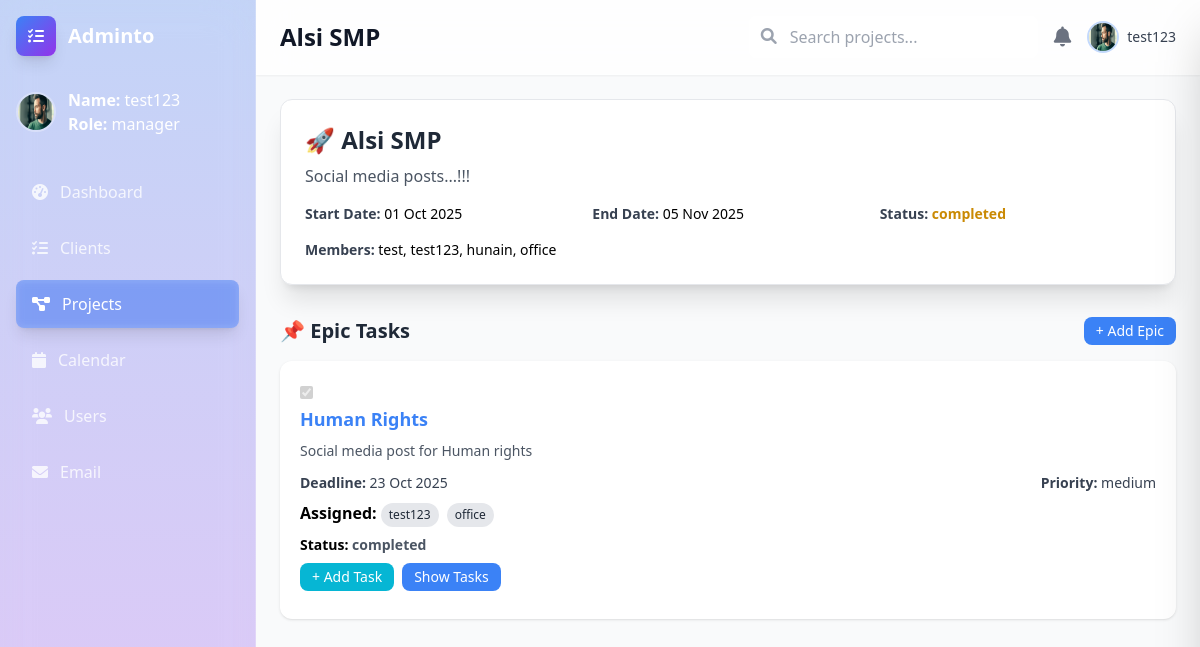
Page /projects/44/ (signed in) on the committed database.
### accounts/models.py (models this page shows)
class Profile(models.Model):
    ROLE_CHOICES = (
        ('manager', 'Manager'),
        ('employee', 'Employee'),
    )
    user = models.OneToOneField(User, on_delete=models.CASCADE)
    role = models.CharField(max_length=20, choices=ROLE_CHOICES, default="employee")
    def __str__(self):
        return f"{self.user.username} ({self.role})"

### projects/models.py (models this page shows, shortened)
class Project(models.Model):
    STATUS_CHOICES = (
        ('pending', 'Pending'),
        ('in_progress', 'In Progress'),
        ('completed', 'Completed'),
    )
    name = models.CharField(max_length=200)
    description = models.TextField(blank=True)
    status = models.CharField(max_length=20, choices=STATUS_CHOICES, default='pending')
    start_date = models.DateField()
    end_date = models.DateField()
    client = models.ForeignKey(  # ✅ link each project to a client
        Client, on_delete=models.CASCADE, related_name="projects", null=True, blank=True
    )
    created_by = models.ForeignKey(Profile, on_delete=models.CASCADE, related_name='created_projects')
    team_members = models.ManyToManyField(Profile, related_name='projects')
    created_at = models.DateTimeField(auto_now_add=True)
    def get_progress(self):
        total_items = 0
        completed_items = 0
        for epic in self.epics.all():
            total_items += 1
            if epic.status == "completed":
                completed_items += 1
            for task in epic.tasks.all():
                total_items += 1
                if task.status == "completed":
                    completed_items += 1
                for subtask in task.subtasks.all():
                    total_items += 1
                    if subtask.status == "completed":
                        completed_items += 1
        if total_items == 0:
            return 0
        return int((completed_items / total_items) * 100)

class Epic(models.Model):
    PRIORITY_CHOICES = [
        ("low", "Low"),
        ("medium", "Medium"),
        ("high", "High"),
    ]
    STATUS_CHOICES = [
        ("pending", "Pending"),
        ("in_progress", "In Progress"),
        ("completed", "Completed"),
    ]
    title = models.CharField(max_length=200)
    description = models.TextField(blank=True, null=True)
    deadline = models.DateField(blank=True, null=True)
    priority = models.CharField(max_length=10, choices=PRIORITY_CHOICES, default="medium")
    status = models.CharField(max_length=20, choices=STATUS_CHOICES, default="pending")
    project = models.ForeignKey(Project, on_delete=models.CASCADE, related_name="epics")
    assigned_users = models.ManyToManyField(Profile, related_name="epics", blank=True)
    created_at = models.DateTimeField(auto_now_add=True)
    updated_at = models.DateTimeField(auto_now=True)

### projects/views.py (the view)
# urls.py: path("<int:pk>/", views.project_detail, name="project_detail"),
@login_required
def project_detail(request, pk):
    project = get_object_or_404(Project, pk=pk)
    client = project.client   # 🔥 get the related client
    epics = project.epics.all().order_by('-created_at')
    epic_form = EpicForm()
    profiles = Profile.objects.all()  # ✅ for assigned users in Task form
    progress = project.get_progress()   # ✅ calculate project progress
    return render(request, "projects/epic_task.html", {
        "project": project,
        "client": client,
        "epics": epics,
        "epic_form": epic_form,
        "profiles": profiles,
        "progress": progress,   # ✅ send to template
    })

### projects/forms.py
class EpicForm(forms.ModelForm):
    class Meta:
        model = Epic
        fields = ["title", "description", "deadline", "priority", "status", "assigned_users"]
        widgets = {
            "deadline": forms.DateInput(attrs={"type": "date"}),
            "assigned_users": forms.SelectMultiple(attrs={"class": "form-multiselect"}),
        }
        labels = {
            "title": "Epic Title",
            "description": "Epic Description",
            "deadline": "Deadline",
            "priority": "Priority",
            "status": "Status",
            "assigned_users": "Assigned Users",
        }

### projects/models.py (called while the page is built)
    @property
    def estimated_time_display(self):
        hours = float(self.estimated_time)
        total_minutes = round(hours * 60)
        days = total_minutes // (24 * 60)
        hours_left = (total_minutes % (24 * 60)) // 60
        minutes_left = total_minutes % 60
        parts = []
        if days:
            parts.append(f"{days}d")
        if hours_left:
            parts.append(f"{hours_left}h")
        if minutes_left:
            parts.append(f"{minutes_left}m")
        if not parts:
            parts.append("0h")
        return " ".join(parts)

    def _format_time(self, total_hours):
        try:
            total_minutes = int(round(float(total_hours) * 60))
        except Exception:
            total_minutes = 0
        days = total_minutes // (24 * 60)
        hours = (total_minutes % (24 * 60)) // 60
        minutes = total_minutes % 60
        parts = []
        if days:
            parts.append(f"{days}d")
        if hours:
            parts.append(f"{hours}h")
        if minutes:
            parts.append(f"{minutes}m")
        if not parts:
            parts.append("0h")
        return " ".join(parts)

    @property
    def estimated_time_display(self):
        return self._format_time(self.estimated_time or 0)

    @property
    def time_tracked_display(self):
        total_hours = float(self.time_tracked or 0)
        if total_hours == 0:
            return "Today"
        return self._format_time(total_hours)

### projects/templates/projects/epic_task.html (shortened to what this page needs)
<!DOCTYPE html>
<html lang="en">
<head>
  <script src="https://cdn.tailwindcss.com"></script>
  <link href="https://cdnjs.cloudflare.com/ajax/libs/font-awesome/6.0.0/css/all.min.css" rel="stylesheet">
</head>
<body class="bg-gray-50">
  <div class="flex h-screen">
     <div id="sidebar" class="text-white w-64 min-h-screen p-4 transition-transform duration-300 ease-in-out fixed lg:relative z-50 -translate-x-full lg:translate-x-0 bg-gradient-to-b from-blue-600/25 to-purple-600/25 backdrop-blur-xl border-r border-white/20">
      <div class="flex items-center mb-8">
        <div class="w-10 h-10 bg-gradient-to-br from-blue-500 to-purple-600 rounded-lg flex items-center justify-center mr-3 shadow-lg">
          <i class="fas fa-tasks text-white"></i>
        </div>
        <h1 class="text-xl font-bold">Adminto</h1>
      </div>
      <div class="mb-8">
        <div class="flex items-center mb-4">
          <img src="public/thoughtful-man.png" alt="User" class="w-10 h-10 rounded-full mr-3 border-2 border-white/30">
          <div>
            <p><span class="font-semibold">Name:</span> {{ request.user.username }}</p>
            <p><span class="font-semibold">Role:</span> {{ request.user.profile.role }}</p>
          </div>
        </div>
      </div>
      <nav class="space-y-2">
        <a href="dashboard.html" class="flex items-center px-4 py-3 text-white/80 hover:text-white hover:bg-white/10 rounded-lg transition-all">
          <i class="fas fa-tachometer-alt mr-3"></i>
          Dashboard
        </a>
        <a href="{% url 'projects:clients' %}" class="flex items-center px-4 py-3 text-white/80 hover:text-white hover:bg-white/10 rounded-lg transition-all">
          <i class="fas fa-tasks mr-3"></i>
          Clients
        </a>
        <a href="{% url 'projects:projects' %}" class="flex items-center px-4 py-3 text-white bg-blue-500/40 rounded-lg shadow-lg backdrop-blur-sm">
          <i class="fas fa-project-diagram mr-3"></i>
          Projects
        </a>
        <a href="calendar.html" class="flex items-center px-4 py-3 text-white/80 hover:text-white hover:bg-white/10 rounded-lg transition-all">
          <i class="fas fa-calendar mr-3"></i>
          Calendar
        </a>
        <a href="#" class="flex items-center px-4 py-3 text-white/80 hover:text-white hover:bg-white/10 rounded-lg transition-all">
          <i class="fas fa-users mr-3"></i>
          Users
        </a>
        <a href="#" class="flex items-center px-4 py-3 text-white/80 hover:text-white hover:bg-white/10 rounded-lg transition-all">
          <i class="fas fa-envelope mr-3"></i>
          Email
        </a>
      </nav>
    </div>
     <div class="flex-1 flex flex-col overflow-hidden lg:ml-0">
       <header class="bg-white/80 backdrop-blur-xl shadow-sm border-b border-white/20 px-6 py-4">
        <div class="flex items-center justify-between">
          <div class="flex items-center">
            <h1 class="text-2xl font-semibold text-gray-900">{{ project.name }}</h1>
          </div>
          <div class="flex items-center space-x-4">
            <div class="relative hidden md:block">
              <input type="text" placeholder="Search projects..." class="bg-white/60 backdrop-blur-sm border border-white/40 rounded-lg px-4 py-2 pl-10 focus:outline-none focus:ring-2 focus:ring-blue-500">
              <i class="fas fa-search absolute left-3 top-3 text-gray-400"></i>
            </div>
            <button class="text-gray-500 hover:text-gray-700 transition-colors">
              <i class="fas fa-bell text-xl"></i>
            </button>
            <div class="flex items-center">
              <img src="public/thoughtful-man.png" alt="User" class="w-8 h-8 rounded-full border-2 border-blue-500/30">
              <span class="ml-2 text-sm font-medium text-gray-700 hidden md:inline">{{ request.user.username }}</span>
            </div>
          </div>
        </div>
      </header>
       <main class="flex-1 overflow-x-hidden overflow-y-auto p-6">
         <div class="bg-white rounded-xl shadow-xl p-6 mb-8 border border-gray-200">
          <h2 class="text-2xl font-bold text-gray-800 mb-2">🚀 {{ project.name }}</h2>
          <p class="text-gray-600 mb-4">{{ project.description }}</p>
          <div class="grid grid-cols-1 md:grid-cols-2 lg:grid-cols-3 gap-4 text-sm">
            <p><span class="font-semibold text-gray-700">Start Date:</span> {{ project.start_date|date:"d M Y" }}</p>
            <p><span class="font-semibold text-gray-700">End Date:</span> {{ project.end_date|date:"d M Y" }}</p>
            <p><span class="font-semibold text-gray-700">Status:</span>
              {% if project.status == "Active" %}
              <span class="text-green-600 font-semibold">{{ project.status }}</span>
              {% elif project.status == "Completed" %}
              <span class="text-blue-600 font-semibold">{{ project.status }}</span>
              {% else %}
              <span class="text-yellow-600 font-semibold">{{ project.status }}</span>
              {% endif %}
            </p>
            <p><span class="font-semibold text-gray-700">Members:</span>
              {% for member in project.team_members.all %}
              {{ member.user.username }}{% if not forloop.last %}, {% endif %}
              {% empty %}
              <span class="text-gray-400">No members</span>
              {% endfor %}
            </p>
          </div>
        </div>
        <div>
          <div class="flex items-center justify-between mb-4">
            <h3 class="text-xl font-semibold text-gray-800">📌 Epic Tasks</h3>
            <button id="toggleEpicFormBtn"
              class="px-3 py-1 bg-primary text-white rounded-lg hover:bg-secondary text-sm">
              + Add Epic
            </button>
          </div>
          <div class="space-y-6">
            {% for epic in epics %}
            <div class="bg-white rounded-xl shadow p-5 hover:shadow-lg transition w-full id=" epic-{{ epic.id }}">
               <input type="checkbox"
       class="epic-checkbox toggleEpicCompletion"
       data-epic-id="{{ epic.id }}"
       {% if epic.status == "completed" %}checked disabled{% endif %}>
              <h4 class="text-lg font-bold text-primary mb-2 cursor-pointer epic-title"  data-id="{{ epic.id }}" data-title="{{ epic.title }}"
              data-description="{{ epic.description }}" data-deadline="{{ epic.deadline|date:'d M Y' }}"
                data-priority="{{ epic.priority }}" data-status="{{ epic.status }}"
                data-assigned="{% for profile in epic.assigned_users.all %}{{ profile.user.username }}{% if not forloop.last %},{% endif %}{% endfor %}">
                {{ epic.title }}
              </h4>
              <p class="text-gray-600 text-sm mb-3">{{ epic.description }}</p>
              <div class="flex justify-between text-sm text-gray-700 mb-2">
                <p><span class="font-semibold">Deadline:</span> {{ epic.deadline|date:"d M Y" }}</p>
                <p><span class="font-semibold">Priority:</span> {{ epic.priority }}</p>
              </div>
              <div class="mb-2">
                <span class="font-semibold">Assigned:</span>
                {% for profile in epic.assigned_users.all %}
                <span class="inline-block bg-gray-200 text-gray-800 text-xs px-2 py-1 rounded-full mr-1">
                  {{ profile.user.username }}
                </span>
                {% empty %}
                <span class="text-gray-400">Unassigned</span>
                {% endfor %}
              </div>
              <p class="text-sm mb-2"><span class="font-semibold">Status:</span>
                {% if epic.status == "In Progress" %}
                <span class="text-yellow-600 font-semibold">{{ epic.status }}</span>
                {% elif epic.status == "Completed" %}
                <span class="text-green-600 font-semibold">{{ epic.status }}</span>
                {% else %}
                <span class="text-gray-600 font-semibold">{{ epic.status }}</span>
                {% endif %}
              </p>
              <div class="flex gap-2 mb-2">
                <button class="px-3 py-1 text-sm bg-accent text-white rounded-lg hover:bg-secondary toggleTaskFormBtn"
                  data-epic="{{ epic.id }}">
                  + Add Task
                </button>
                <button class="px-3 py-1 text-sm bg-primary text-white rounded-lg hover:bg-secondary toggleTaskListBtn"
                  data-epic="{{ epic.id }}">
                  Show Tasks
                </button>
              </div>
            </div>
            {% empty %}
            <p class="text-gray-500">No epics found for this project.</p>
            {% endfor %}
          </div>
        </div>
      </main>
    </div>
  </div>
</body>
</html>

### projects/templates/projects/epic_task.html (style rules this page uses)
body { background-image: url('https://images.unsplash.com/photo-1490750967868-88aa4486c946?w=1920&q=80'); background-size: cover; background-position: center; background-attachment: fixed; }

### rows in the picture
Project: name "Alsi SMP", description "Social media posts...!!!", start_date "01 Oct 2025", end_date "05 Nov 2025", status "completed"
Profile: user.username "test"
Profile: user.username "test123"
Profile: user.username "hunain"
Profile: user.username "office"
Epic: status "☑", title "Human Rights", description "Social media post for Human rights", deadline "23 Oct 2025", priority "medium", status "completed"

### other values in the picture
{{ request.user.username }} "test123"
{{ request.user.profile.role }} "manager"
